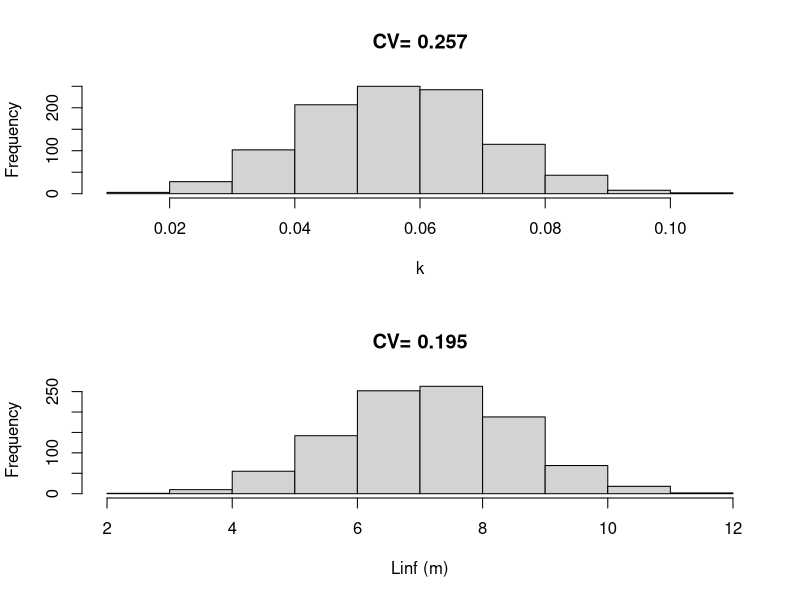

Recreate this plot in R.
library(mvtnorm)


#growth pars from o'connor 2011
K=0.056
Linf=7.19
Linf=Linf/100
Lo=1.4
Lo=Lo/100

rough.dat=data.frame(age=c(0,0,0,1,rep(2,9),rep(3,11),rep(4,9),rep(5,6),rep(6,8),7,7,7,7,8,8,9,9,11,11,11,11,
                           13,13,15,19,20,20),TL=c(110,130,160,155,140,155,165,166,170,180,190,220,230,170,180,
                          200,210,220,225,240,260,265,270,270,170,180,190,220,230,240,250,290,291,180,220,270,290,
                          340,350,220,230,240,250,310,320,330,340,250,340,380,400,350,370,280,400,385,395,450,460,
                          440,485,450,505,505,485)/(100*100))

Start.pars=list(Linf.est=jitter(Linf,10),K.est=jitter(K,10))  
fit=nls(TL~Lo+(Linf.est-Lo)*(1-exp(-K.est*age)),data=rough.dat,start=Start.pars)
SIGMA=vcov(fit)
aa=rmvnorm(1000,mean=c(K,Linf),sigma=SIGMA)
par(mfcol=c(2,1))
hist(aa[,1],xlab="k",main=paste("CV=",round(sd(aa[,1])/mean(aa[,1]),3)))
hist(aa[,2]*100,xlab="Linf (m)",main=paste("CV=",round(sd(aa[,2])/mean(aa[,2]),3)))


